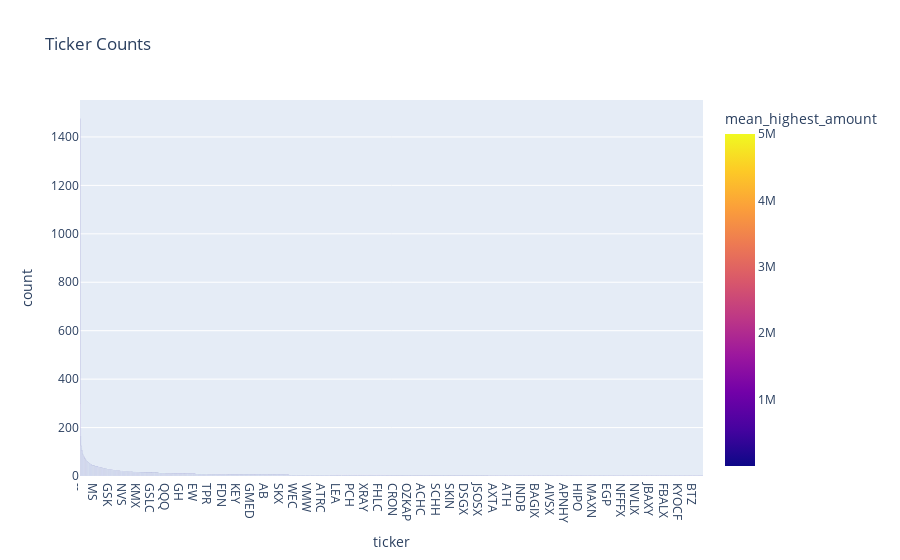

Notebook code cell kept with this figure:
### Code cell
df1 = df.copy()
df1 = df1[['ticker', 'highest_amount']]

mean_highest_amount = df1.groupby('ticker').mean('highest_amount')
ticker_counts = df1['ticker'].value_counts()
result = pd.DataFrame({
    'mean_highest_amount': mean_highest_amount['highest_amount'],
    'count': ticker_counts
}).reset_index()
result = result.sort_values(by='count', ascending=False)

fig = px.bar(result, x='ticker', y='count', title='Ticker Counts', color ='mean_highest_amount')
fig.show()

### Figure 1 — Plotly figure (JSON) as saved in the notebook; plotly's stock layout.template omitted (floating-point values rounded to 4 significant figures; data arrays with more than 128 entries replaced by an {"elided": "..."} marker saying what was removed)
{"data": [{"alignmentgroup": "True", "hovertemplate": "ticker=%{x}<br>count=%{y}<br>mean_highest_amount=%{marker.color}<extra></extra>", "legendgroup": "", "marker": {"color": {"elided": "2360 float values"}, "coloraxis": "coloraxis", "pattern": {"shape": ""}}, "name": "", "offsetgroup": "", "orientation": "v", "showlegend": false, "textposition": "auto", "type": "bar", "x": {"elided": "2360 str values"}, "xaxis": "x", "y": {"elided": "2360 int values"}, "yaxis": "y"}], "layout": {"barmode": "relative", "coloraxis": {"colorbar": {"title": {"text": "mean_highest_amount"}}, "colorscale": [[0, "#0d0887"], [0.1111, "#46039f"], [0.2222, "#7201a8"], [0.3333, "#9c179e"], [0.4444, "#bd3786"], [0.5556, "#d8576b"], [0.6667, "#ed7953"], [0.7778, "#fb9f3a"], [0.8889, "#fdca26"], [1, "#f0f921"]]}, "legend": {"tracegroupgap": 0}, "title": {"text": "Ticker Counts"}, "xaxis": {"anchor": "y", "domain": [0, 1], "title": {"text": "ticker"}}, "yaxis": {"anchor": "x", "domain": [0, 1], "title": {"text": "count"}}}}
